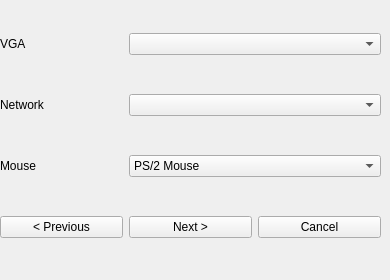
   <widget class="QWidget" name="page_6">
    <widget class="QWidget" name="gridLayoutWidget_6">
     <property name="geometry">
      <rect>
       <x>0</x>
       <y>0</y>
       <width>381</width>
       <height>271</height>
      </rect>
     </property>
     <layout class="QGridLayout" name="gridLayout_6">
      <item row="0" column="0">
       <widget class="QLabel" name="lbl_vga">
        <property name="text">
         <string>VGA</string>
        </property>
       </widget>
      </item>
      <item row="2" column="0">
       <widget class="QLabel" name="lbl_mouse">
        <property name="text">
         <string>Mouse</string>
        </property>
       </widget>
      </item>
      <item row="2" column="1" colspan="2">
       <widget class="QComboBox" name="cb_mouse">
        <item>
         <property name="text">
          <string>PS/2 Mouse</string>
         </property>
        </item>
        <item>
         <property name="text">
          <string>USB Mouse</string>
         </property>
        </item>
        <item>
         <property name="text">
          <string>USB Tablet Device</string>
         </property>
        </item>
       </widget>
      </item>
      <item row="1" column="0">
       <widget class="QLabel" name="lbl_net">
        <property name="text">
         <string>Network</string>
        </property>
       </widget>
      </item>
      <item row="3" column="0">
       <widget class="QPushButton" name="btn_prev4">
        <property name="text">
         <string>&lt; Previous</string>
        </property>
       </widget>
      </item>
      <item row="3" column="1">
       <widget class="QPushButton" name="btn_next4">
        <property name="text">
         <string>Next &gt;</string>
        </property>
       </widget>
      </item>
      <item row="3" column="2">
       <widget class="QPushButton" name="btn_cancel4">
        <property name="text">
         <string>Cancel</string>
        </property>
       </widget>
      </item>
      <item row="0" column="1" colspan="2">
       <widget class="QComboBox" name="cb_vga">
        <property name="placeholderText">
         <string>(Please select a graphics adapter)</string>
        </property>
        <item>
         <property name="text">
          <string>Let QEMU decide</string>
         </property>
        </item>
       </widget>
      </item>
      <item row="1" column="1" colspan="2">
       <widget class="QComboBox" name="cb_net">
        <property name="placeholderText">
         <string>(Please select a network adapter)</string>
        </property>
        <item>
         <property name="text">
          <string>none</string>
         </property>
        </item>
       </widget>
      </item>
     </layout>
    </widget>
   </widget>
